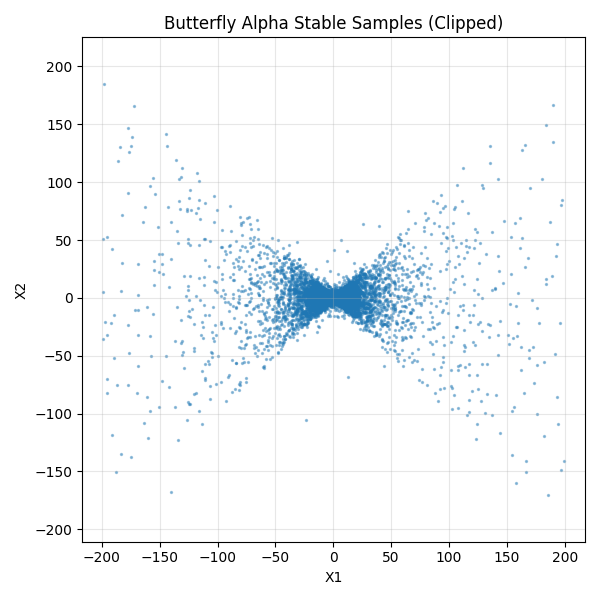

Here is the Python script that generated this plot:
import numpy as np
import matplotlib.pyplot as plt
import aub_htp as ht
from aub_htp.random import BaseSpectralMeasureSampler

class ButterflySampler(BaseSpectralMeasureSampler):
    def sample(self, number_of_samples: int, random_state = None):
        p = np.random.rand(number_of_samples)
        theta = np.empty(number_of_samples)

        mask = p <= 0.5
        theta[mask] = np.random.uniform(-np.pi / 4, np.pi / 4, size=mask.sum())
        theta[~mask] = np.random.uniform(
            3 * np.pi / 4,
            5 * np.pi / 4,
            size=(~mask).sum()
        )

        x = np.cos(theta)
        y = np.sin(theta)

        return np.column_stack((x, y))

    def dimensions(self) -> int:
        return 2

    def mass(self) -> float:
        return 1.0


def main():
    alpha = 0.8
    size = 50000

    samples = ht.multivariate_alpha_stable.rvs(
        alpha=alpha,
        spectral_measure_sampler=ButterflySampler(),
        size=size,
        random_state=123
    )

    x = samples[:, 0]
    y = samples[:, 1]

    # Clip per dimension using percentiles
    x_low, x_high = -200, 200
    y_low, y_high = -200, 200

    mask = (
        (x >= x_low) & (x <= x_high) &
        (y >= y_low) & (y <= y_high)
    )

    x_clipped = x[mask]
    y_clipped = y[mask]

    plt.figure(figsize=(6, 6))
    plt.scatter(x_clipped, y_clipped, s=2, alpha=0.4)

    plt.title("Butterfly Alpha Stable Samples (Clipped)")
    plt.xlabel("X1")
    plt.ylabel("X2")
    plt.grid(alpha=0.3)
    plt.axis("equal")

    plt.tight_layout()
    plt.savefig("plot_multivariate_sampling.png")


if __name__ == "__main__":
    main()
